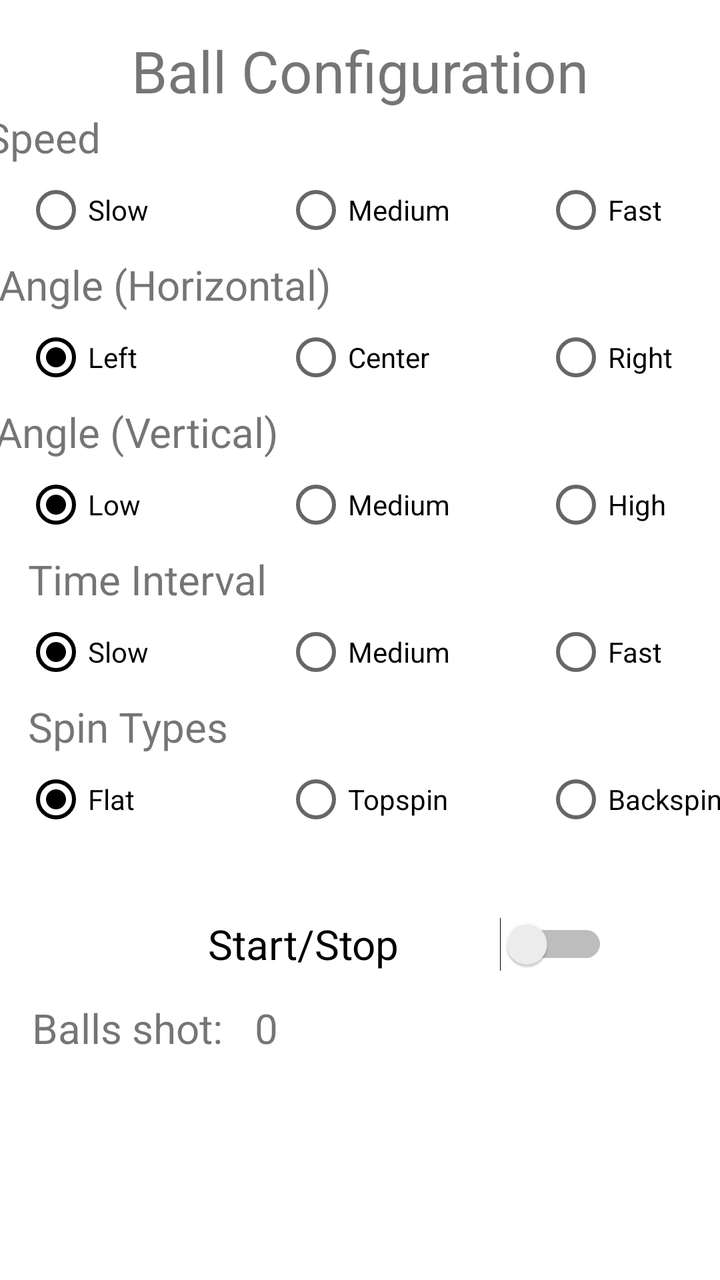
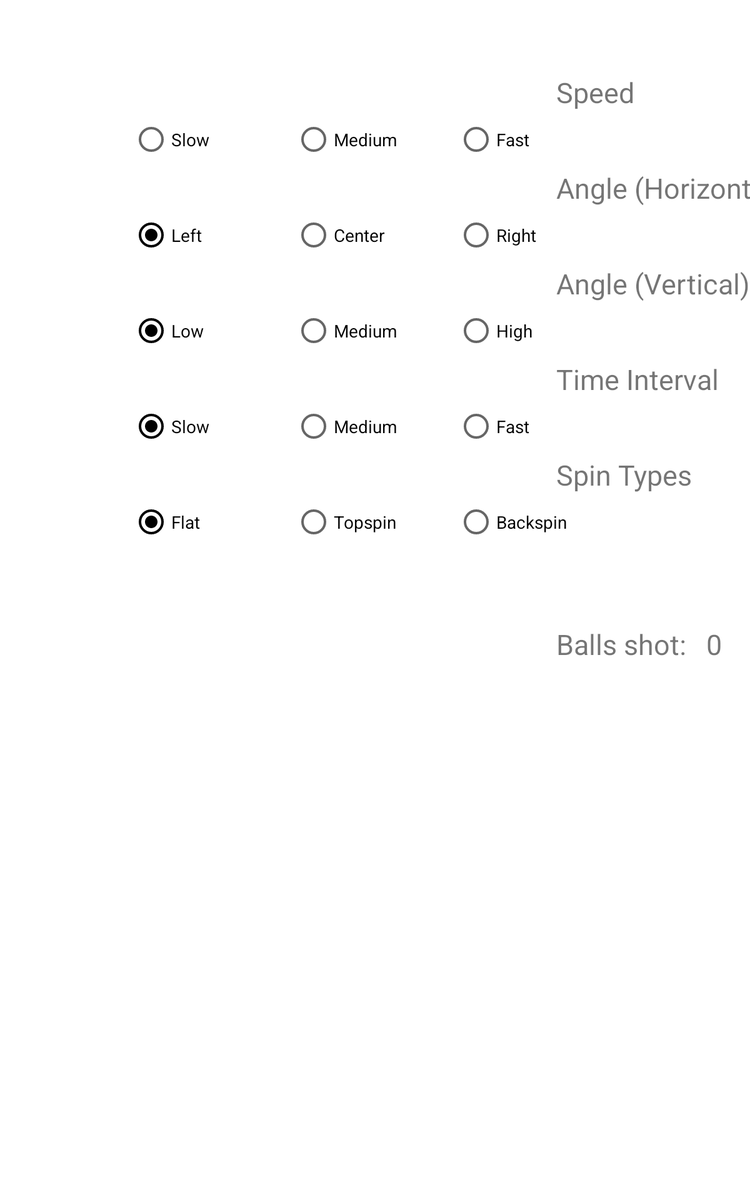

Compare how this app lays out the same screen by default and in its alternative resource folder. The renders come first, then the two layout files and the values they reference.
<!-- AndroidManifest.xml: application theme AppTheme -->
<!-- res/layout/setup_fragment.xml -->
<?xml version="1.0" encoding="utf-8"?>
<RelativeLayout xmlns:android="http://schemas.android.com/apk/res/android"
    xmlns:app="http://schemas.android.com/apk/res-auto"
    xmlns:tools="http://schemas.android.com/tools"
    android:layout_width="match_parent"
    android:layout_height="match_parent"
    android:background="#FFFFFF"
    tools:context="pingpong.app.machine.SetupFragment">
    <View
        android:id="@+id/fadeBackground"
        android:layout_width="match_parent"
        android:layout_height="match_parent"
        android:layerType="hardware"
        android:alpha="0"
        android:visibility="visible"
        android:background="@android:color/black"/>

    <LinearLayout

        android:layout_width="match_parent"
        android:layout_height="wrap_content"
        android:orientation="vertical">

        <androidx.constraintlayout.widget.ConstraintLayout
            android:layout_width="match_parent"
            android:layout_height="match_parent"
            tools:context="pingpong.app.machine.SetupScreen">

            <TextView
                android:id="@+id/progressBarinsideText"
                android:layout_width="314dp"
                android:layout_height="176dp"
                android:foregroundGravity="center_vertical|center|center_horizontal"
                android:gravity="center|center_horizontal|center_vertical"
                android:layerType="hardware"
                android:textAppearance="@style/TextAppearance.AppCompat.Large"
                android:textColor="@android:color/white"
                android:textSize="40sp"
                android:translationZ="90dp"
                android:visibility="visible"
                app:layout_constraintEnd_toEndOf="parent"
                app:layout_constraintHorizontal_bias="0.494"
                app:layout_constraintStart_toStartOf="parent"
                app:layout_constraintTop_toBottomOf="@+id/angleHorizontalTitle" />

            <TextView
                android:id="@+id/setupTitle"
                android:layout_width="wrap_content"
                android:layout_height="wrap_content"
                android:layout_marginStart="64dp"
                android:layout_marginTop="16dp"
                android:layout_marginEnd="64dp"
                android:text="@string/setupText"
                android:textSize="14pt"
                app:layout_constraintEnd_toEndOf="parent"
                app:layout_constraintStart_toStartOf="parent"
                app:layout_constraintTop_toTopOf="parent" />

            <TextView
                android:id="@+id/speedTitle"
                android:layout_width="wrap_content"
                android:layout_height="wrap_content"
                android:layout_marginStart="14dp"
                android:layout_marginEnd="332dp"
                android:text="@string/speedTitle"
                android:textSize="10pt"
                app:layout_constraintEnd_toEndOf="parent"
                app:layout_constraintStart_toStartOf="parent"
                app:layout_constraintTop_toBottomOf="@+id/setupTitle" />

            <RadioGroup
                android:id="@+id/speedChoices"
                android:layout_width="390dp"
                android:layout_height="25dp"
                android:layout_marginStart="12dp"
                android:layout_marginTop="10dp"
                android:orientation="horizontal"
                app:layout_constraintStart_toStartOf="parent"
                app:layout_constraintTop_toBottomOf="@+id/speedTitle">

                <RadioButton
                    android:id="@+id/speedType1"
                    android:layout_width="0dp"
                    android:layout_height="wrap_content"
                    android:layout_weight="1"
                    android:text="@string/speed1" />

                <RadioButton
                    android:id="@+id/speedType2"
                    android:layout_width="0dp"
                    android:layout_height="wrap_content"
                    android:layout_weight="1"
                    android:text="@string/speed2" />

                <RadioButton
                    android:id="@+id/speedType3"
                    android:layout_width="0dp"
                    android:layout_height="wrap_content"
                    android:layout_weight="1"
                    android:text="@string/speed3" />

            </RadioGroup>

            <TextView
                android:id="@+id/angleHorizontalTitle"
                android:layout_width="wrap_content"
                android:layout_height="wrap_content"
                android:layout_marginStart="12dp"
                android:layout_marginTop="46dp"
                android:layout_marginEnd="208dp"
                android:text="@string/angleHorizontalTitle"
                android:textSize="10pt"
                app:layout_constraintEnd_toEndOf="parent"
                app:layout_constraintStart_toStartOf="parent"
                app:layout_constraintTop_toBottomOf="@+id/speedTitle" />

            <RadioGroup
                android:id="@+id/horzChoices"
                android:layout_width="390dp"
                android:layout_height="25dp"
                android:layout_marginStart="12dp"
                android:layout_marginTop="10dp"
                android:orientation="horizontal"
                app:layout_constraintStart_toStartOf="parent"
                app:layout_constraintTop_toBottomOf="@+id/angleHorizontalTitle">

                <RadioButton
                    android:id="@+id/horzType1"
                    android:layout_width="0dp"
                    android:layout_height="wrap_content"
                    android:layout_weight="1"
                    android:checked="true"
                    android:text="@string/horz1" />

                <RadioButton
                    android:id="@+id/horzType2"
                    android:layout_width="0dp"
                    android:layout_height="wrap_content"
                    android:layout_weight="1"
                    android:text="@string/horz2" />

                <RadioButton
                    android:id="@+id/horzType3"
                    android:layout_width="0dp"
                    android:layout_height="wrap_content"
                    android:layout_weight="1"
                    android:text="@string/horz3" />

            </RadioGroup>

            <TextView
                android:id="@+id/angleVerticalTitle"
                android:layout_width="wrap_content"
                android:layout_height="wrap_content"
                android:layout_marginStart="12dp"
                android:layout_marginTop="46dp"
                android:layout_marginEnd="236dp"
                android:text="@string/angleVerticalTitle"
                android:textSize="10pt"
                app:layout_constraintEnd_toEndOf="parent"
                app:layout_constraintStart_toStartOf="parent"
                app:layout_constraintTop_toBottomOf="@+id/angleHorizontalTitle" />

            <RadioGroup
                android:id="@+id/vertChoices"
                android:layout_width="390dp"
                android:layout_height="25dp"
                android:layout_marginStart="12dp"
                android:layout_marginTop="10dp"
                android:orientation="horizontal"
                app:layout_constraintStart_toStartOf="parent"
                app:layout_constraintTop_toBottomOf="@+id/angleVerticalTitle">

                <RadioButton
                    android:id="@+id/vertType1"
                    android:layout_width="0dp"
                    android:layout_height="wrap_content"
                    android:layout_weight="1"
                    android:checked="true"
                    android:text="@string/vert1" />

                <RadioButton
                    android:id="@+id/vertType2"
                    android:layout_width="0dp"
                    android:layout_height="wrap_content"
                    android:layout_weight="1"
                    android:text="@string/vert2" />

                <RadioButton
                    android:id="@+id/vertType3"
                    android:layout_width="0dp"
                    android:layout_height="wrap_content"
                    android:layout_weight="1"
                    android:text="@string/vert3" />

            </RadioGroup>

            <TextView
                android:id="@+id/timerText"
                android:layout_width="wrap_content"
                android:layout_height="wrap_content"
                android:layout_marginStart="14dp"
                android:layout_marginTop="46dp"
                android:text="@string/timerText"
                android:textSize="10pt"
                app:layout_constraintStart_toStartOf="parent"
                app:layout_constraintTop_toBottomOf="@+id/angleVerticalTitle" />

            <RadioGroup
                android:id="@+id/timeChoices"
                android:layout_width="390dp"
                android:layout_height="25dp"
                android:layout_marginStart="12dp"
                android:layout_marginTop="10dp"
                android:orientation="horizontal"
                app:layout_constraintStart_toStartOf="parent"
                app:layout_constraintTop_toBottomOf="@+id/timerText">

                <RadioButton
                    android:id="@+id/timeType1"
                    android:layout_width="0dp"
                    android:layout_height="wrap_content"
                    android:layout_weight="1"
                    android:checked="true"
                    android:text="@string/time1" />

                <RadioButton
                    android:id="@+id/timeType2"
                    android:layout_width="0dp"
                    android:layout_height="wrap_content"
                    android:layout_weight="1"
                    android:text="@string/time2" />

                <RadioButton
                    android:id="@+id/timeType3"
                    android:layout_width="0dp"
                    android:layout_height="wrap_content"
                    android:layout_weight="1"
                    android:text="@string/time3" />

            </RadioGroup>

            <TextView
                android:id="@+id/spinText"
                android:layout_width="wrap_content"
                android:layout_height="wrap_content"
                android:layout_marginStart="14dp"
                android:layout_marginTop="46dp"
                android:text="@string/spinText"
                android:textSize="10pt"
                app:layout_constraintStart_toStartOf="parent"
                app:layout_constraintTop_toBottomOf="@+id/timerText" />

            <RadioGroup
                android:id="@+id/spinChoices"
                android:layout_width="390dp"
                android:layout_height="25dp"
                android:layout_marginStart="12dp"
                android:layout_marginTop="10dp"
                android:orientation="horizontal"
                app:layout_constraintStart_toStartOf="parent"
                app:layout_constraintTop_toBottomOf="@+id/spinText">

                <RadioButton
                    android:id="@+id/spinType1"
                    android:layout_width="0dp"
                    android:layout_height="wrap_content"
                    android:layout_weight="1"
                    android:checked="true"
                    android:text="@string/spin1" />

                <RadioButton
                    android:id="@+id/spinType2"
                    android:layout_width="0dp"
                    android:layout_height="wrap_content"
                    android:layout_weight="1"
                    android:text="@string/spin2" />

                <RadioButton
                    android:id="@+id/spinType3"
                    android:layout_width="0dp"
                    android:layout_height="wrap_content"
                    android:layout_weight="1"
                    android:text="@string/spin3" />

            </RadioGroup>

            <TextView
                android:id="@+id/ballCountTitle"
                android:layout_width="wrap_content"
                android:layout_height="wrap_content"
                android:layout_marginStart="16dp"
                android:layout_marginTop="8dp"
                android:text="@string/ballCountTitle"
                android:textSize="10pt"
                app:layout_constraintStart_toStartOf="parent"
                app:layout_constraintTop_toBottomOf="@+id/onOff" />

            <TextView
                android:id="@+id/ballCount"
                android:layout_width="wrap_content"
                android:layout_height="wrap_content"
                android:layout_marginStart="16dp"
                android:layout_marginTop="8dp"
                android:text="@string/defaultNum"
                android:textSize="10pt"
                app:layout_constraintStart_toEndOf="@+id/ballCountTitle"
                app:layout_constraintTop_toBottomOf="@+id/onOff" />

            <Switch
                android:id="@+id/onOff"
                android:layout_width="200dp"
                android:layout_height="40dp"
                android:layout_marginStart="104dp"
                android:layout_marginTop="452dp"
                android:text="@string/onOffText"
                android:textSize="10pt"
                app:layout_constraintStart_toStartOf="parent"
                app:layout_constraintTop_toTopOf="parent" />


        </androidx.constraintlayout.widget.ConstraintLayout>
    </LinearLayout>

</RelativeLayout>
<!-- resources referenced by this layout -->
<resources>
  <string name="angleHorizontalTitle">Angle (Horizontal)</string>
  <string name="angleVerticalTitle">Angle (Vertical)</string>
  <string name="ballCountTitle">Balls shot:</string>
  <string name="defaultNum">0</string>
  <string name="horz1">Left</string>
  <string name="horz2">Center</string>
  <string name="horz3">Right</string>
  <string name="onOffText">Start/Stop</string>
  <string name="setupText">Ball Configuration</string>
  <string name="speed1">Slow</string>
  <string name="speed2">Medium</string>
  <string name="speed3">Fast</string>
  <string name="speedTitle">Speed</string>
  <string name="spin1">Flat</string>
  <string name="spin2">Topspin</string>
  <string name="spin3">Backspin</string>
  <string name="spinText">Spin Types</string>
  <string name="time1">Slow</string>
  <string name="time2">Medium</string>
  <string name="time3">Fast</string>
  <string name="timerText">Time Interval</string>
  <string name="vert1">Low</string>
  <string name="vert2">Medium</string>
  <string name="vert3">High</string>
  <style name="AppTheme" parent="Theme.AppCompat.Light.DarkActionBar">
          
          <item name="colorPrimary">@color/colorPrimary</item>
          <item name="colorPrimaryDark">@color/colorPrimaryDark</item>
          <item name="colorAccent">@color/colorAccent</item>
      </style>
  <color name="colorPrimary">#000000</color>
  <color name="colorPrimaryDark">#000000</color>
  <color name="colorAccent">#000000</color>
</resources>
<!-- res/layout-sw600dp/setup_fragment.xml (the repository's variant of the layout above) -->
<!-- drawn on a 7-inch tablet held upright -->
<?xml version="1.0" encoding="utf-8"?>
<RelativeLayout xmlns:android="http://schemas.android.com/apk/res/android"
    xmlns:app="http://schemas.android.com/apk/res-auto"
    xmlns:tools="http://schemas.android.com/tools"
    android:layout_width="match_parent"
    android:layout_height="match_parent"
    android:background="#FFFFFF"
    tools:context="pingpong.app.machine.SetupFragment">
    <View
        android:id="@+id/fadeBackground"
        android:layout_width="match_parent"
        android:layout_height="match_parent"
        android:layerType="hardware"
        android:alpha="0"
        android:visibility="visible"
        android:background="@android:color/black"/>

    <LinearLayout

        android:layout_width="match_parent"
        android:layout_height="wrap_content"
        android:orientation="vertical">

        <androidx.constraintlayout.widget.ConstraintLayout
            android:layout_width="match_parent"
            android:layout_height="match_parent"
            tools:context="pingpong.app.machine.SetupScreen">

            <View
                android:id="@+id/fadeBackground"
                android:layout_width="match_parent"
                android:layout_height="match_parent"
                android:layerType="hardware"
                android:alpha="0"
                android:visibility="gone"
                android:background="@android:color/black"/>
            <TextView
                android:id="@+id/progressBarinsideText"
                android:layout_width="314dp"
                android:layout_height="176dp"
                android:foregroundGravity="center_vertical|center|center_horizontal"
                android:gravity="center|center_horizontal|center_vertical"
                android:layerType="hardware"
                android:textAppearance="@style/TextAppearance.AppCompat.Large"
                android:textColor="@android:color/white"
                android:textSize="40sp"
                android:translationZ="90dp"
                android:visibility="visible"
                app:layout_constraintEnd_toEndOf="parent"
                app:layout_constraintHorizontal_bias="0.494"
                app:layout_constraintStart_toStartOf="parent"
                app:layout_constraintTop_toBottomOf="@+id/angleHorizontalTitle" />

            <TextView
                android:id="@+id/setupTitle"
                android:layout_width="wrap_content"
                android:layout_height="wrap_content"
                android:layout_marginStart="298dp"
                android:layout_marginTop="16dp"
                android:layout_marginEnd="310dp"
                android:text="@string/setupText"
                android:textSize="14pt"
                app:layout_constraintEnd_toEndOf="parent"
                app:layout_constraintStart_toStartOf="parent"
                app:layout_constraintTop_toTopOf="parent" />

            <TextView
                android:id="@+id/speedTitle"
                android:layout_width="wrap_content"
                android:layout_height="wrap_content"
                android:layout_marginStart="445dp"
                android:text="@string/speedTitle"
                android:textSize="10pt"
                app:layout_constraintStart_toStartOf="parent"
                app:layout_constraintTop_toBottomOf="@+id/setupTitle" />

            <RadioGroup
                android:id="@+id/speedChoices"
                android:layout_width="390dp"
                android:layout_height="25dp"
                android:layout_marginStart="219dp"
                android:layout_marginTop="10dp"
                android:layout_marginEnd="219dp"
                android:orientation="horizontal"
                app:layout_constraintEnd_toEndOf="parent"
                app:layout_constraintStart_toStartOf="parent"
                app:layout_constraintTop_toBottomOf="@+id/speedTitle">

                <RadioButton
                    android:id="@+id/speedType1"
                    android:layout_width="0dp"
                    android:layout_height="wrap_content"
                    android:layout_weight="1"
                    android:text="@string/speed1" />

                <RadioButton
                    android:id="@+id/speedType2"
                    android:layout_width="0dp"
                    android:layout_height="wrap_content"
                    android:layout_weight="1"
                    android:text="@string/speed2" />

                <RadioButton
                    android:id="@+id/speedType3"
                    android:layout_width="0dp"
                    android:layout_height="wrap_content"
                    android:layout_weight="1"
                    android:text="@string/speed3" />

            </RadioGroup>

            <TextView
                android:id="@+id/angleHorizontalTitle"
                android:layout_width="wrap_content"
                android:layout_height="wrap_content"
                android:layout_marginStart="445dp"
                android:layout_marginTop="46dp"
                android:text="@string/angleHorizontalTitle"
                android:textSize="10pt"
                app:layout_constraintStart_toStartOf="parent"
                app:layout_constraintTop_toBottomOf="@+id/speedTitle" />

            <RadioGroup
                android:id="@+id/horzChoices"
                android:layout_width="390dp"
                android:layout_height="25dp"
                android:layout_marginStart="219dp"
                android:layout_marginTop="10dp"
                android:layout_marginEnd="219dp"
                android:orientation="horizontal"
                app:layout_constraintEnd_toEndOf="parent"
                app:layout_constraintStart_toStartOf="parent"
                app:layout_constraintTop_toBottomOf="@+id/angleHorizontalTitle">

                <RadioButton
                    android:id="@+id/horzType1"
                    android:layout_width="0dp"
                    android:layout_height="wrap_content"
                    android:layout_weight="1"
                    android:checked="true"
                    android:text="@string/horz1" />

                <RadioButton
                    android:id="@+id/horzType2"
                    android:layout_width="0dp"
                    android:layout_height="wrap_content"
                    android:layout_weight="1"
                    android:text="@string/horz2" />

                <RadioButton
                    android:id="@+id/horzType3"
                    android:layout_width="0dp"
                    android:layout_height="wrap_content"
                    android:layout_weight="1"
                    android:text="@string/horz3" />

            </RadioGroup>

            <TextView
                android:id="@+id/angleVerticalTitle"
                android:layout_width="wrap_content"
                android:layout_height="wrap_content"
                android:layout_marginStart="445dp"
                android:layout_marginTop="46dp"
                android:text="@string/angleVerticalTitle"
                android:textSize="10pt"
                app:layout_constraintStart_toEndOf="@+id/progressBarinsideText"
                app:layout_constraintStart_toStartOf="parent"
                app:layout_constraintTop_toBottomOf="@+id/angleHorizontalTitle" />

            <RadioGroup
                android:id="@+id/vertChoices"
                android:layout_width="390dp"
                android:layout_height="25dp"
                android:layout_marginStart="219dp"
                android:layout_marginTop="10dp"
                android:layout_marginEnd="219dp"
                android:orientation="horizontal"
                app:layout_constraintEnd_toEndOf="parent"
                app:layout_constraintStart_toStartOf="parent"
                app:layout_constraintTop_toBottomOf="@+id/angleVerticalTitle">

                <RadioButton
                    android:id="@+id/vertType1"
                    android:layout_width="0dp"
                    android:layout_height="wrap_content"
                    android:layout_weight="1"
                    android:checked="true"
                    android:text="@string/vert1" />

                <RadioButton
                    android:id="@+id/vertType2"
                    android:layout_width="0dp"
                    android:layout_height="wrap_content"
                    android:layout_weight="1"
                    android:text="@string/vert2" />

                <RadioButton
                    android:id="@+id/vertType3"
                    android:layout_width="0dp"
                    android:layout_height="wrap_content"
                    android:layout_weight="1"
                    android:text="@string/vert3" />

            </RadioGroup>

            <TextView
                android:id="@+id/timerText"
                android:layout_width="wrap_content"
                android:layout_height="wrap_content"
                android:layout_marginStart="445dp"
                android:layout_marginTop="46dp"
                android:text="@string/timerText"
                android:textSize="10pt"
                app:layout_constraintStart_toStartOf="parent"
                app:layout_constraintTop_toBottomOf="@+id/angleVerticalTitle" />

            <RadioGroup
                android:id="@+id/timeChoices"
                android:layout_width="390dp"
                android:layout_height="25dp"
                android:layout_marginStart="219dp"
                android:layout_marginTop="10dp"
                android:layout_marginEnd="219dp"
                android:orientation="horizontal"
                app:layout_constraintEnd_toEndOf="parent"
                app:layout_constraintStart_toStartOf="parent"
                app:layout_constraintTop_toBottomOf="@+id/timerText">

                <RadioButton
                    android:id="@+id/timeType1"
                    android:layout_width="0dp"
                    android:layout_height="wrap_content"
                    android:layout_weight="1"
                    android:checked="true"
                    android:text="@string/time1" />

                <RadioButton
                    android:id="@+id/timeType2"
                    android:layout_width="0dp"
                    android:layout_height="wrap_content"
                    android:layout_weight="1"
                    android:text="@string/time2" />

                <RadioButton
                    android:id="@+id/timeType3"
                    android:layout_width="0dp"
                    android:layout_height="wrap_content"
                    android:layout_weight="1"
                    android:text="@string/time3" />

            </RadioGroup>

            <TextView
                android:id="@+id/spinText"
                android:layout_width="wrap_content"
                android:layout_height="wrap_content"
                android:layout_marginStart="445dp"
                android:layout_marginTop="46dp"
                android:text="@string/spinText"
                android:textSize="10pt"
                app:layout_constraintStart_toStartOf="parent"
                app:layout_constraintTop_toBottomOf="@+id/timerText" />

            <RadioGroup
                android:id="@+id/spinChoices"
                android:layout_width="390dp"
                android:layout_height="25dp"
                android:layout_marginStart="219dp"
                android:layout_marginTop="10dp"
                android:layout_marginEnd="219dp"
                android:orientation="horizontal"
                app:layout_constraintEnd_toEndOf="parent"
                app:layout_constraintStart_toStartOf="parent"
                app:layout_constraintTop_toBottomOf="@+id/spinText">

                <RadioButton
                    android:id="@+id/spinType1"
                    android:layout_width="0dp"
                    android:layout_height="wrap_content"
                    android:layout_weight="1"
                    android:checked="true"
                    android:text="@string/spin1" />

                <RadioButton
                    android:id="@+id/spinType2"
                    android:layout_width="0dp"
                    android:layout_height="wrap_content"
                    android:layout_weight="1"
                    android:text="@string/spin2" />

                <RadioButton
                    android:id="@+id/spinType3"
                    android:layout_width="0dp"
                    android:layout_height="wrap_content"
                    android:layout_weight="1"
                    android:text="@string/spin3" />

            </RadioGroup>

            <TextView
                android:id="@+id/ballCountTitle"
                android:layout_width="wrap_content"
                android:layout_height="wrap_content"
                android:layout_marginStart="445dp"
                android:layout_marginTop="8dp"
                android:text="@string/ballCountTitle"
                android:textSize="10pt"
                app:layout_constraintStart_toStartOf="parent"
                app:layout_constraintTop_toBottomOf="@+id/onOff" />

            <TextView
                android:id="@+id/ballCount"
                android:layout_width="wrap_content"
                android:layout_height="wrap_content"
                android:layout_marginStart="16dp"
                android:layout_marginTop="8dp"
                android:text="@string/defaultNum"
                android:textSize="10pt"
                app:layout_constraintStart_toEndOf="@+id/ballCountTitle"
                app:layout_constraintTop_toBottomOf="@+id/onOff" />

            <Switch
                android:id="@+id/onOff"
                android:layout_width="200dp"
                android:layout_height="40dp"
                android:layout_marginStart="314dp"
                android:layout_marginTop="452dp"
                android:layout_marginEnd="314dp"
                android:text="@string/onOffText"
                android:textSize="10pt"
                app:layout_constraintEnd_toEndOf="parent"
                app:layout_constraintStart_toStartOf="parent"
                app:layout_constraintTop_toTopOf="parent" />


        </androidx.constraintlayout.widget.ConstraintLayout>
    </LinearLayout>

</RelativeLayout>
